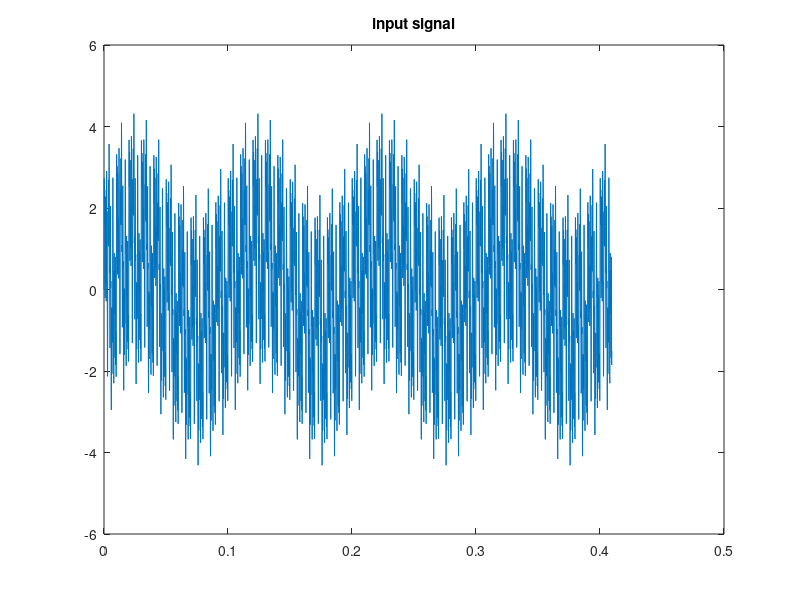
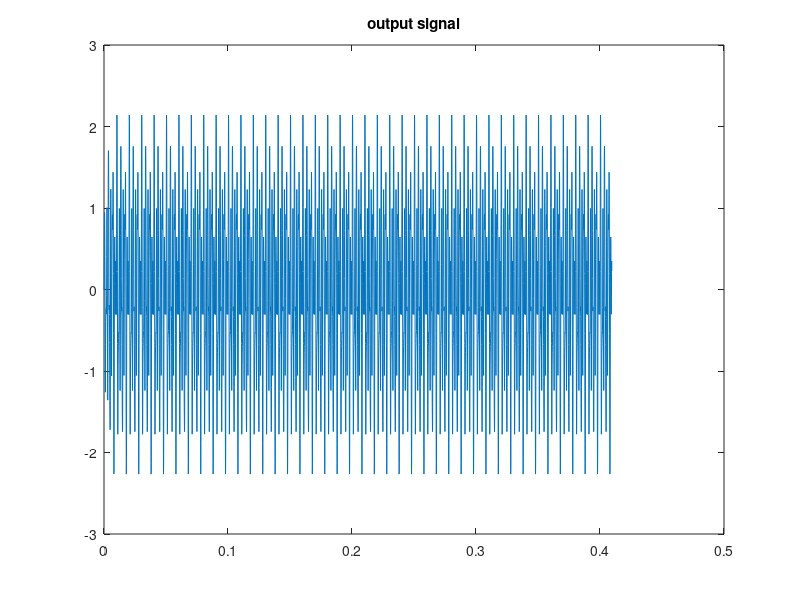
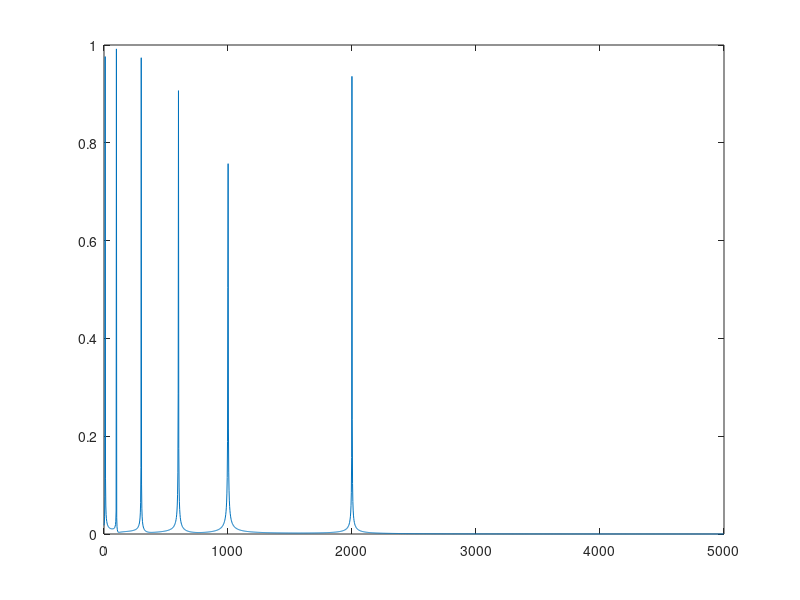
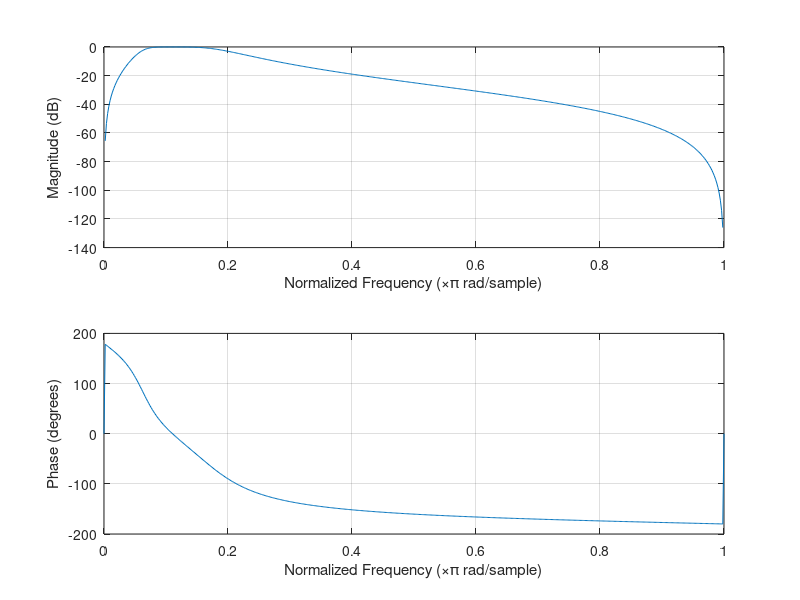

These charts were generated, in order, by the following MATLAB code:
clear all
close all
clc
pkg load signal;

global Fe = 10000;
global N = 4096;

[b,a]=butter(2,[2*300/Fe,2*1000/Fe]);
t = (0:N-1)/Fe;
df= Fe/N;
input=sin(2*pi*10*t)+sin(2*pi*100*t) + sin(2*pi*300*t) + sin(2*pi*600*t) + sin(2*pi*1000*t) + sin(2*pi*2000*t);


%randn(size(t));
output=filter(b,a,input);
figure; plot(t,input);
title("input signal");
figure; plot(t,output);
title("output signal");
ffti=fft(input);
figure;plot((0:N/2-1)*df,2*abs(ffti(1:N/2))/length(ffti));
ffto=fft(output);
figure;plot((0:N/2-1)*df,2*abs(ffto(1:N/2))/length(ffto));
freqz(b,a);

%plot([abs(fft(input));abs(fft(output))]);

